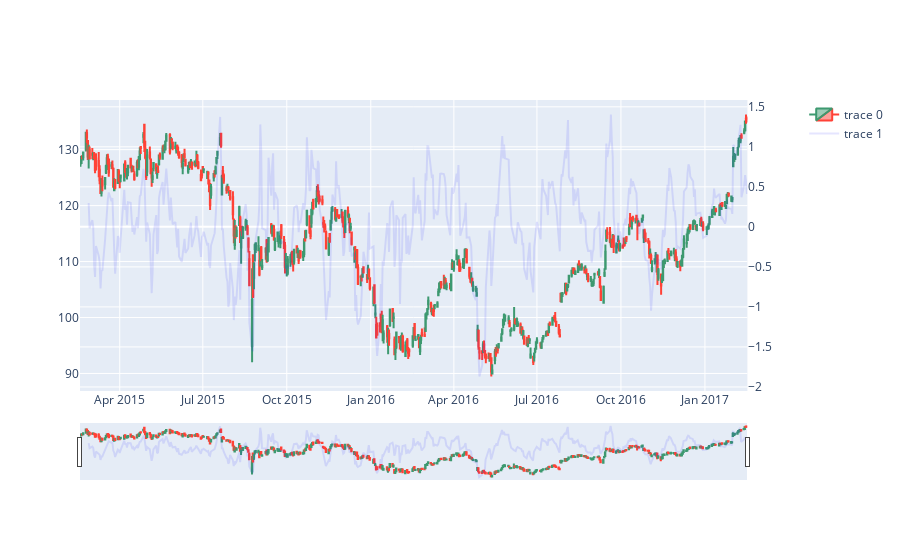

Notebook code cell kept with this figure:
### Code cell
df['%_chg_Close'] = df['AAPL.Close'].pct_change()*100
df['SMA7_%_chg_Close'] = df['%_chg_Close'].rolling(7).mean()

fig = go.Figure()
fig = make_subplots(specs=[[{"secondary_y": True}]])

fig.add_trace(
    go.Candlestick(x=df['Date'], 
        open=df['AAPL.Open'], 
        high=df['AAPL.High'], 
        low=df['AAPL.Low'], 
        close=df['AAPL.Close']), 
    secondary_y=False
)
fig.add_trace(
    go.Scatter(x=df['Date'], y=df['SMA7_%_chg_Close'], mode='lines', opacity=0.1, marker_color='blue'), 
    secondary_y=True
)
fig.show()

### Figure 1 — Plotly figure (JSON) as saved in the notebook; plotly's stock layout.template omitted (floating-point values rounded to 4 significant figures; data arrays with more than 128 entries replaced by an {"elided": "..."} marker saying what was removed)
{"data": [{"close": {"elided": "506 float values"}, "high": {"elided": "506 float values"}, "low": {"elided": "506 float values"}, "open": {"elided": "506 float values"}, "type": "candlestick", "x": {"elided": "506 str values"}, "xaxis": "x", "yaxis": "y"}, {"marker": {"color": "blue"}, "mode": "lines", "opacity": 0.1, "type": "scatter", "x": {"elided": "506 str values"}, "xaxis": "x", "y": {"elided": "506 float values"}, "yaxis": "y2"}], "layout": {"xaxis": {"anchor": "y", "domain": [0, 0.94]}, "yaxis": {"anchor": "x", "domain": [0, 1]}, "yaxis2": {"anchor": "x", "overlaying": "y", "side": "right"}}}
